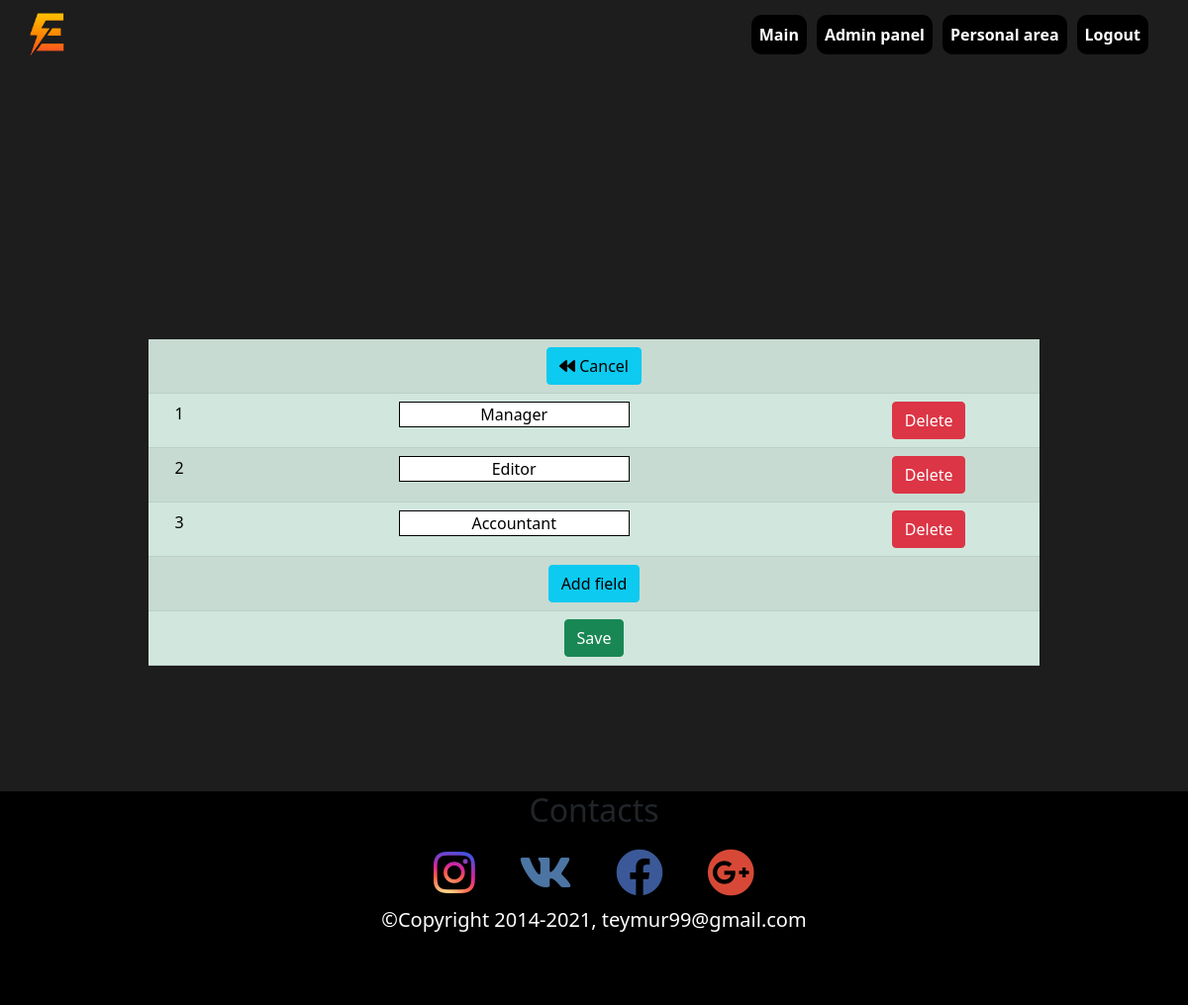
The app's page /position_name.php (signed in) with its own data.
### tables this page shows
CREATE TABLE `position` (
  `id` int NOT NULL,
  `position_name` varchar(255) DEFAULT NULL
);

### configs/pos_name.php (called while the page is built, shortened)
<?php
require_once "dbconnect.php";
  $pos_name = $connection->prepare("SELECT * FROM position");
  $pos_name->execute();
  $admnposdb = $pos_name->get_result();
?>

### position_name.php (the view, shortened to what this page needs)
<?php include "configs/pos_name.php" ?>
<!DOCTYPE html>
<html lang="en">
<head>
  <?php require "includes/head.php" ?>
  <link rel="stylesheet" href="css/edit.css">
</head>
<body>
  <?php require "includes/header.php" ?>
    <section class="section">
      <div class="bd-example">
        <form action="configs/pos_name.php" method="POST">
          <table class="table table-success table-striped w-75 text-center">
          <tbody>
            <tr>
              <td colspan="3">
                <a class="btn btn-info" href="admin_users_list.php"><i class="fas fa-backward"></i> Cancel</a>
              </td>
            </tr>
          <?php while($admnpos = $admnposdb->fetch_assoc()) { ?>
          <div id="inputFormRow">
            <tr>
              <td>
                <?= $admnpos['id']; ?>
              </td>
                <td>
                  <input type="text" name="position_name[]" value="<?= $admnpos['position_name'] ?>">
                </td>
                <td>
                  <div class="input-group-append ml-3">
                      <button id="removeRow" type="button" class="btn btn-danger">Delete</button>
                  </div>
                </td>
            </tr>
          </div>
            <?php };
             ?>
             <tr>
               <td colspan="3">
                 <button id="addRow" type="button" class="btn btn-info">Add field</button>
               </td>
             </tr>
            <tr>
              <td colspan="3">
                <input type="submit" class="btn btn-success" value="Save">
              </td>
            </tr>
            </tbody>
          </table>
        </form>
        </div>
    </section>
  <?php require "includes/footer.php" ?>
</body>
</html>

### css/main.css (style rules this page uses)
*,::after,::before, html, body { box-sizing: border-box; margin: 0; padding: 0; }
body { min-width: 280px; background-color: #1D1D1D; }

### css/edit.css (style rules this page uses)
.section { min-height: 100vh; }
.table { position: absolute; top: 50%; left: 50%; transform: translate(-50%, -50%); }
input, select, option { text-align: center; border: 1px solid #000; }

### records on screen
position: id "1", position_name "Manager"
position: id "2", position_name "Editor"
position: id "3", position_name "Accountant"
